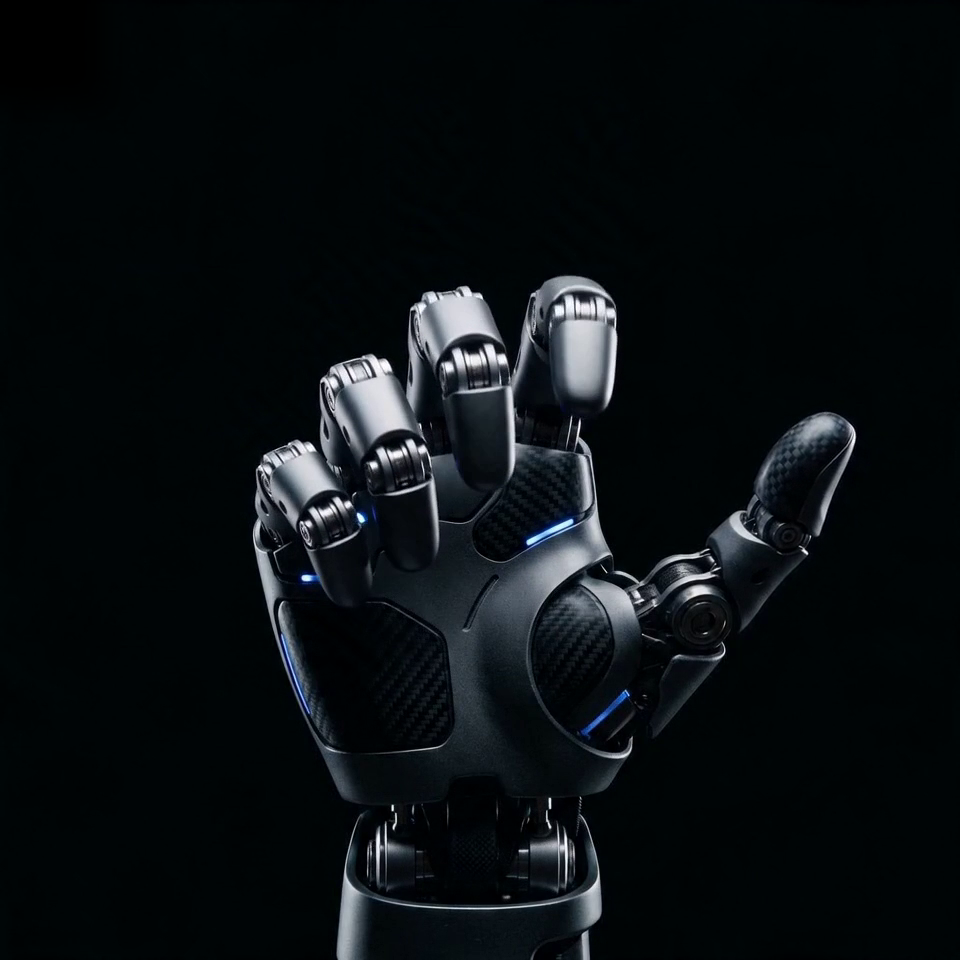
#> input picture assets/images/projects/robot-hand-poses/pose-claw.png, 960 x 960 px
$ python -i apply_hand_pose_selection.py   (imports and definitions only)
#> lines starting #> are read from the running program, lines starting #| are printed output that depends on the picture
from __future__ import annotations

import argparse
import json
import shutil
from pathlib import Path

from PIL import Image, ImageDraw, ImageFilter


# [48 lines left out: functions parse_args, main, not called in this run]


def clear_source_badge(image_path: Path) -> None:
    image = Image.open(image_path).convert("RGBA")
    overlay = Image.new("RGBA", image.size, (0, 0, 0, 0))
#> overlay: PIL image 960x960 RGBA; every value is 0
    overlay_draw = ImageDraw.Draw(overlay)
    overlay_draw.rectangle((0, 0, 104, 104), fill=(0, 0, 0, 255))

    mask = Image.new("L", image.size, 0)
#> mask: PIL image 960x960 L; every value is 0
    mask_draw = ImageDraw.Draw(mask)
    mask_draw.rectangle((0, 0, 104, 104), fill=255)
    mask = mask.filter(ImageFilter.GaussianBlur(14))
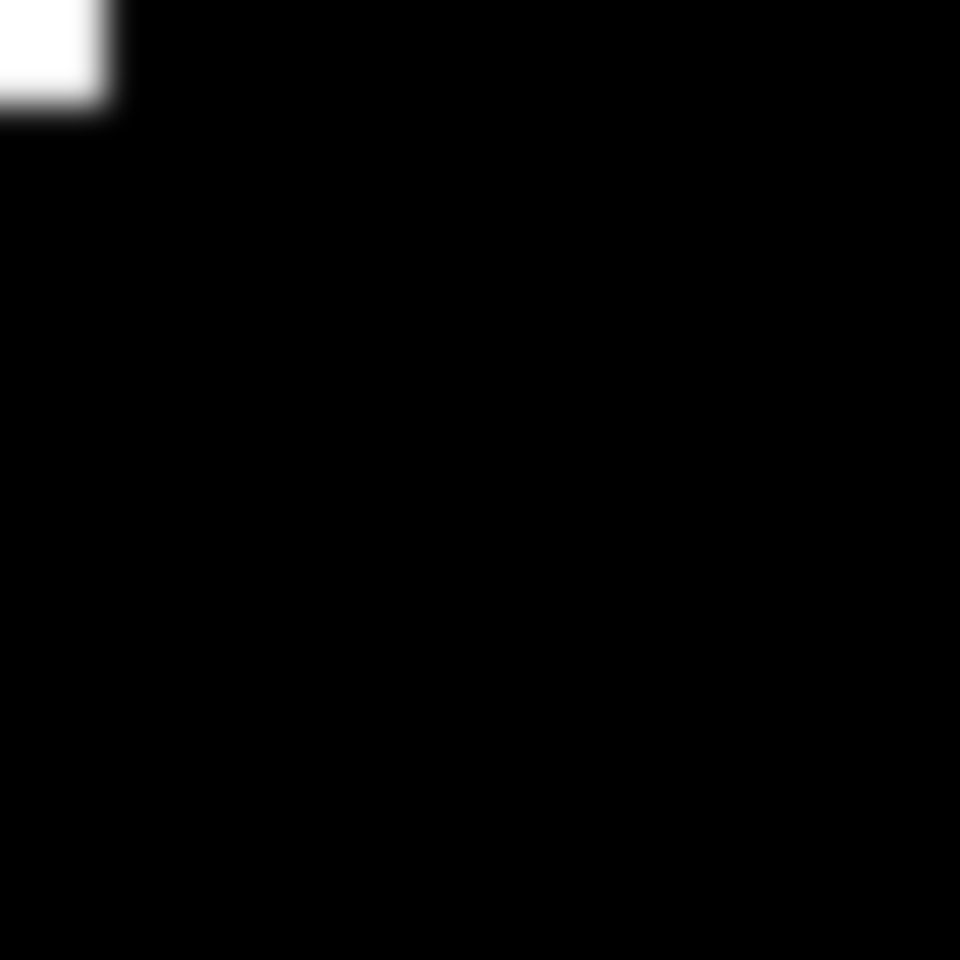
#> mask: PIL image 960x960 L; min 0, max 255, mean 3.1

    result = Image.composite(overlay, image, mask)
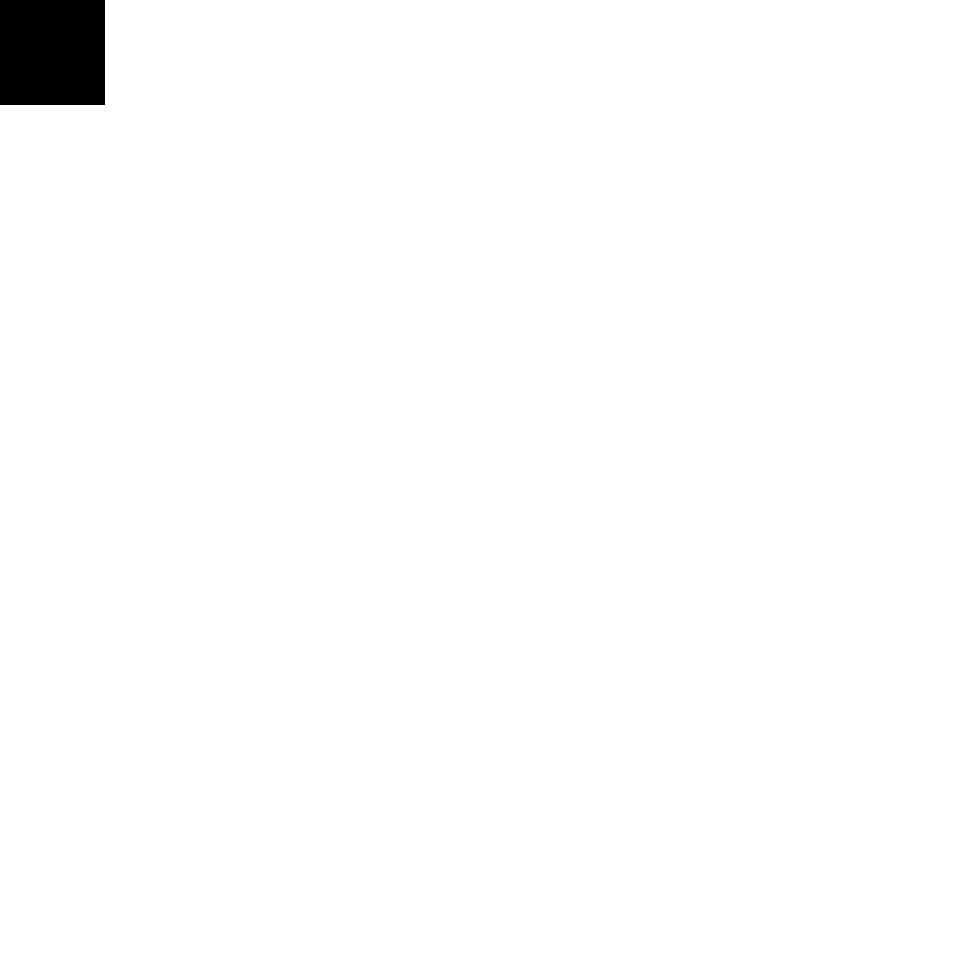
#> overlay: PIL image 960x960 RGBA; mean R, G, B, A 0, 0, 0, 3.1; transparent parts drawn white
    result.convert("RGB").save(image_path)


# [2 lines not run here, left out]

>>> result = clear_source_badge('../assets/images/projects/robot-hand-poses/pose-claw.png')

$ run again, on assets/images/projects/robot-hand-poses/pose-fist.png
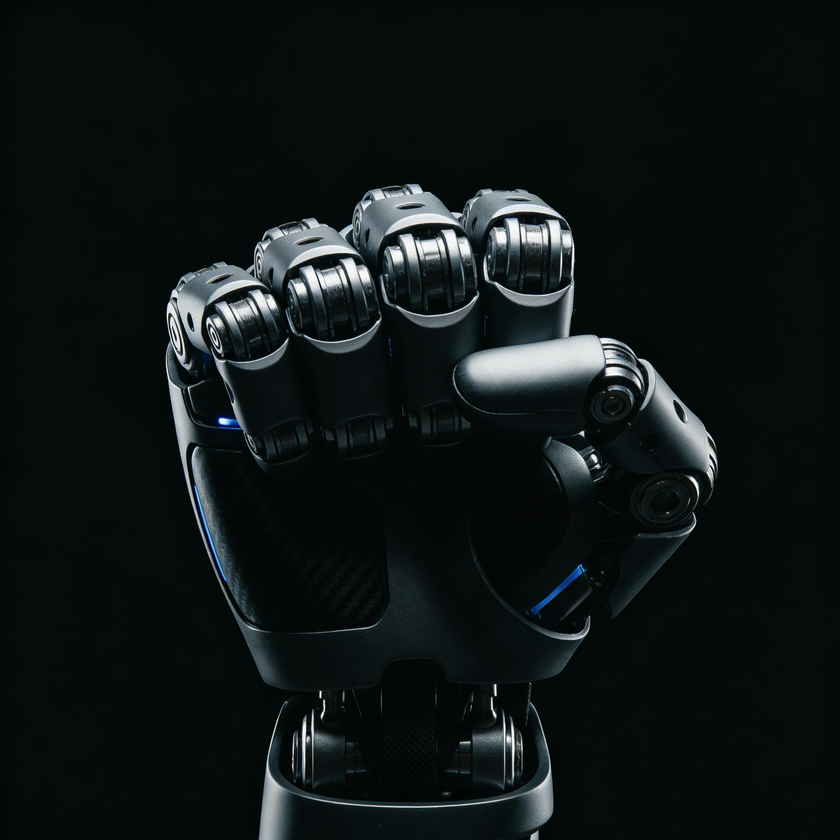
#> input picture assets/images/projects/robot-hand-poses/pose-fist.png, 840 x 840 px, shrunk from 2048 x 2048 before the run
#> in clear_source_badge, `mask = mask.filter(ImageFilter.GaussianBlur(14))`:
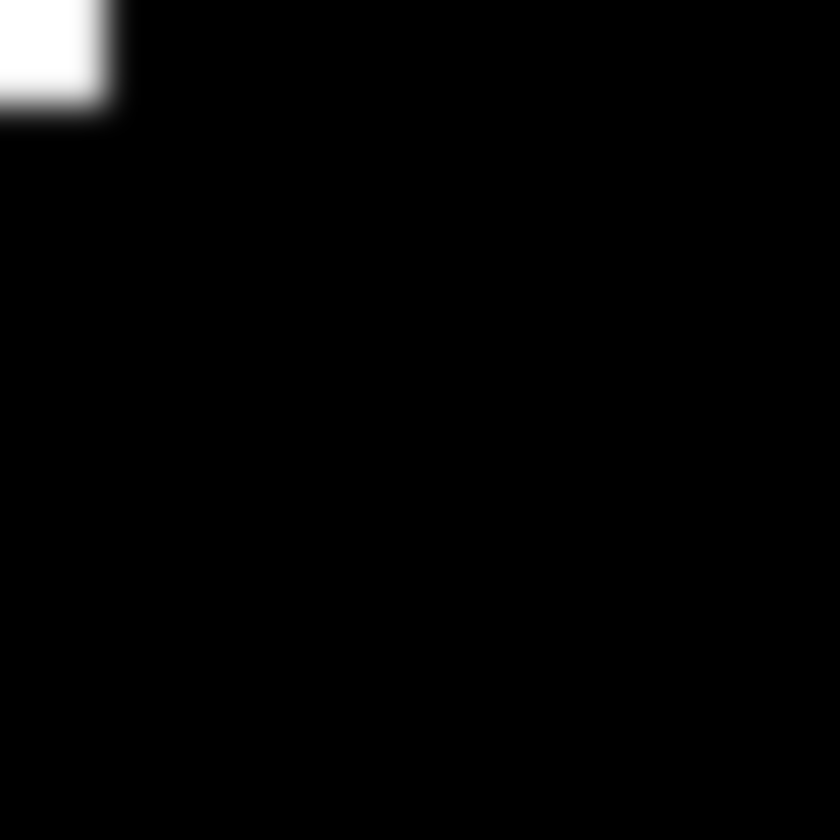
#> mask: PIL image 840x840 L; min 0, max 255, mean 4
#> in clear_source_badge, `result = Image.composite(overlay, image, mask)`:
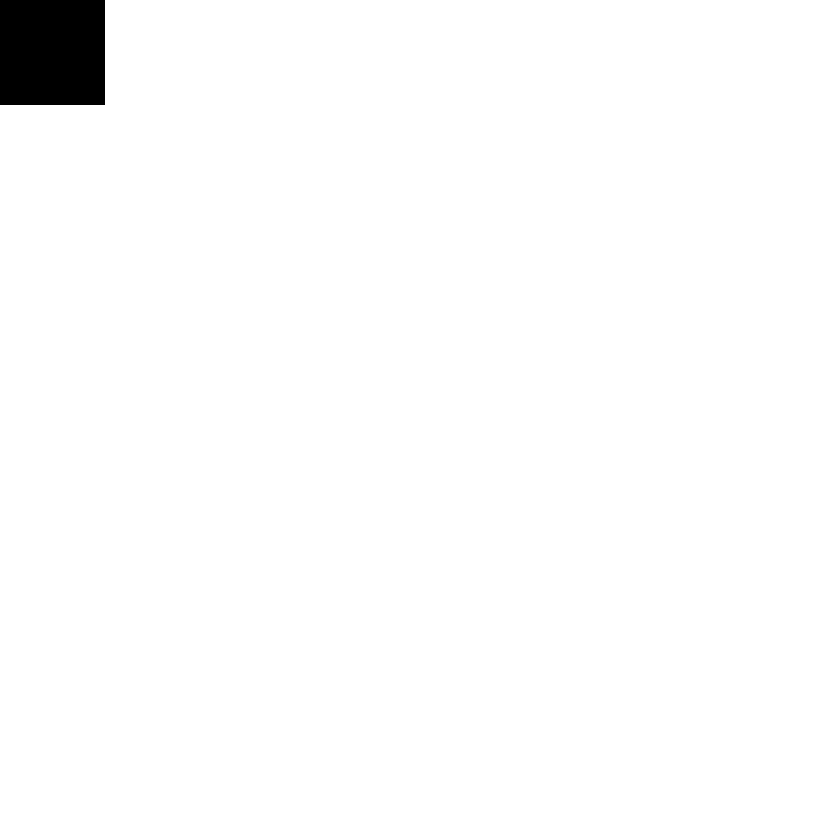
#> overlay: PIL image 840x840 RGBA; mean R, G, B, A 0, 0, 0, 4; transparent parts drawn white
